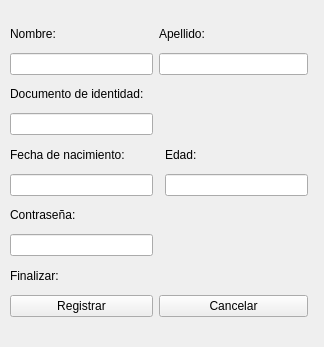
<?xml version="1.0" encoding="UTF-8"?>
<ui version="4.0">
 <class>registro</class>
 <widget class="QWidget" name="registro">
  <property name="geometry">
   <rect>
    <x>0</x>
    <y>0</y>
    <width>324</width>
    <height>347</height>
   </rect>
  </property>
  <property name="windowTitle">
   <string>Registro de Usuario</string>
  </property>
  <widget class="QWidget" name="">
   <property name="geometry">
    <rect>
     <x>10</x>
     <y>20</y>
     <width>298</width>
     <height>297</height>
    </rect>
   </property>
   <layout class="QGridLayout" name="gridLayout">
    <item row="1" column="0">
     <widget class="QLineEdit" name="nombre_r"/>
    </item>
    <item row="0" column="0">
     <widget class="QLabel" name="label_4">
      <property name="text">
       <string>Nombre:</string>
      </property>
     </widget>
    </item>
    <item row="4" column="2">
     <widget class="QLabel" name="label_6">
      <property name="text">
       <string>Edad:</string>
      </property>
     </widget>
    </item>
    <item row="9" column="0">
     <widget class="QPushButton" name="registro_r">
      <property name="text">
       <string>Registrar</string>
      </property>
     </widget>
    </item>
    <item row="7" column="0">
     <widget class="QLineEdit" name="pasword_r"/>
    </item>
    <item row="5" column="2">
     <widget class="QLineEdit" name="edad_r"/>
    </item>
    <item row="0" column="1" colspan="2">
     <widget class="QLabel" name="label">
      <property name="text">
       <string>Apellido:</string>
      </property>
     </widget>
    </item>
    <item row="8" column="0" colspan="2">
     <widget class="QLabel" name="label_7">
      <property name="text">
       <string>Finalizar:</string>
      </property>
     </widget>
    </item>
    <item row="2" column="0" colspan="3">
     <widget class="QLabel" name="label_2">
      <property name="text">
       <string>Documento de identidad:</string>
      </property>
     </widget>
    </item>
    <item row="4" column="0" colspan="2">
     <widget class="QLabel" name="label_3">
      <property name="text">
       <string>Fecha de nacimiento:</string>
      </property>
     </widget>
    </item>
    <item row="3" column="0">
     <widget class="QLineEdit" name="doc_r"/>
    </item>
    <item row="6" column="0">
     <widget class="QLabel" name="label_5">
      <property name="text">
       <string>Contraseña:</string>
      </property>
     </widget>
    </item>
    <item row="9" column="1" colspan="2">
     <widget class="QPushButton" name="cancelar_r">
      <property name="text">
       <string>Cancelar</string>
      </property>
     </widget>
    </item>
    <item row="5" column="0">
     <widget class="QLineEdit" name="fecha_r"/>
    </item>
    <item row="1" column="1" colspan="2">
     <widget class="QLineEdit" name="apellido_r"/>
    </item>
   </layout>
  </widget>
 </widget>
 <resources/>
 <connections/>
</ui>
